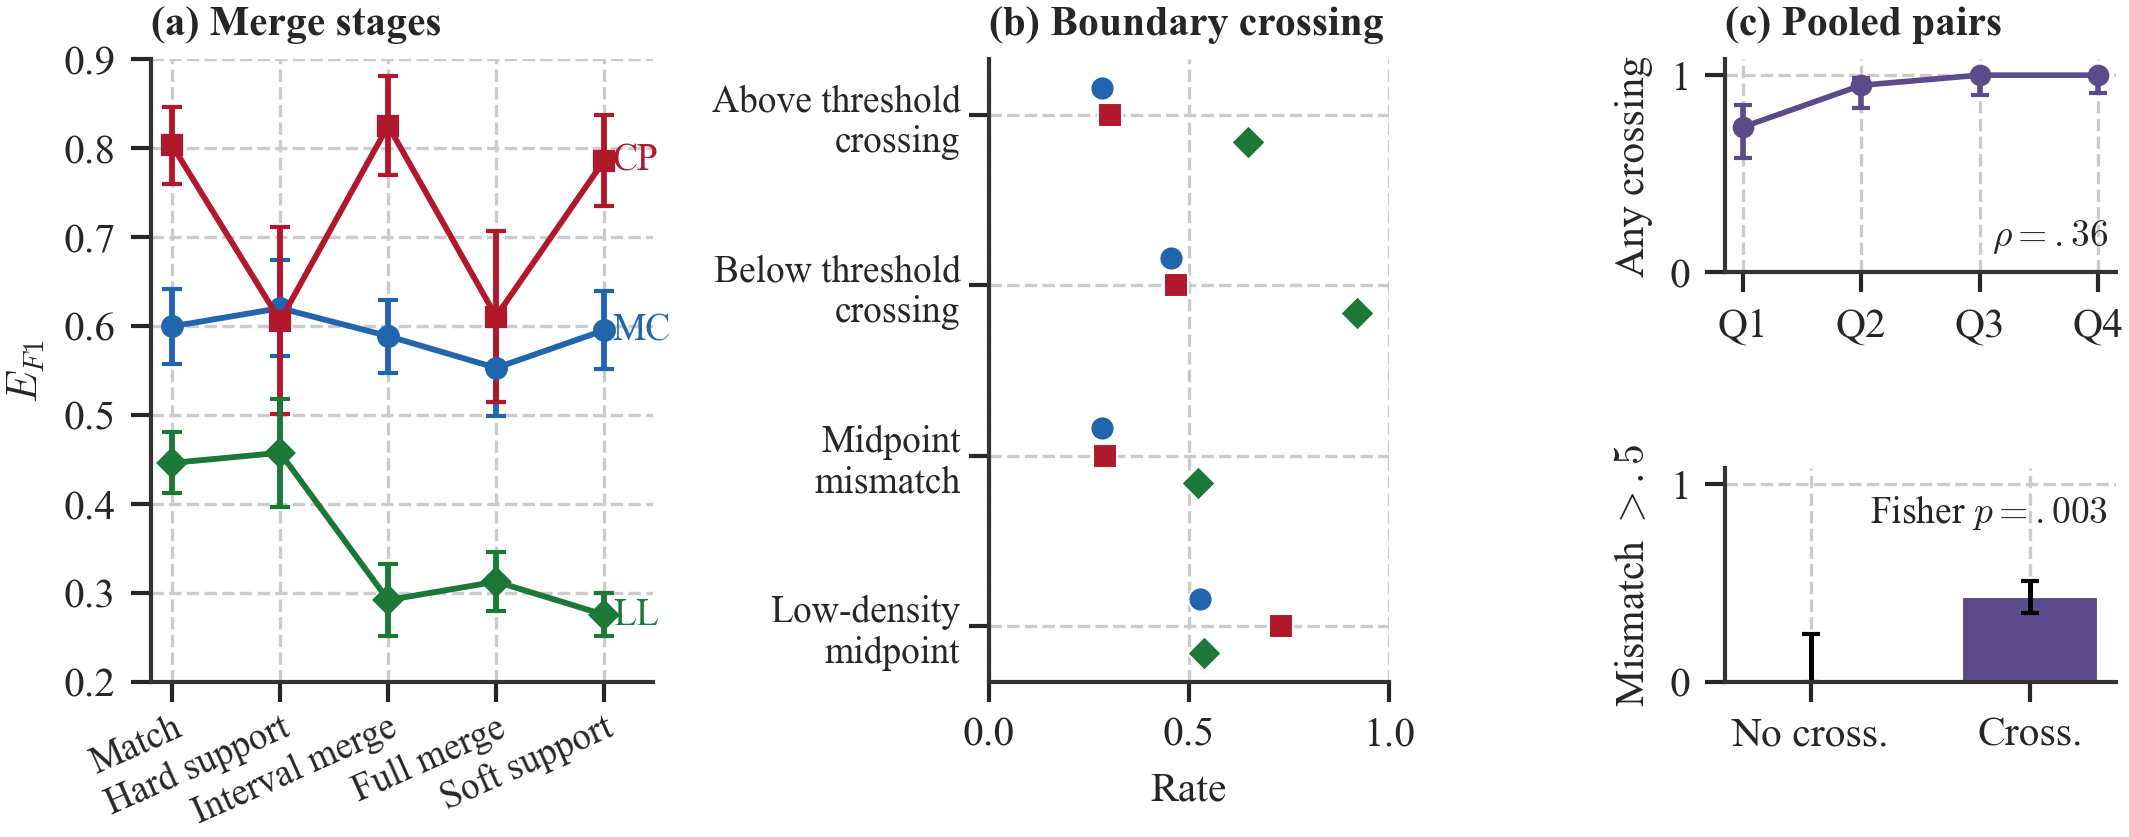

Source code (Python):
#!/usr/bin/env python
"""Merge-mechanism figure from stored decomposition and boundary data."""

import os
import sys
import json
from pathlib import Path

sys.path.insert(0, os.path.dirname(os.path.dirname(os.path.abspath(__file__))))

import matplotlib.pyplot as plt
import numpy as np

from figures._style import COL2, ROOT, apply_style, load_results, savefig


ENVS = [
    ("mountaincar_v0", "MC", "#2166AC", "o"),
    ("cartpole_v1", "CP", "#B2182B", "s"),
    ("lunarlander_v3", "LL", "#1B7837", "D"),
]

STAGES = [
    ("match_only", "Match"),
    ("match_hard_support", "+ support"),
    ("match_aggregation", "+ aggregate"),
    ("full_default", "DCM"),
    ("v2_soft_support", "+ soft support"),
]


def main():
    apply_style()

    decomposition = {
        env: load_results(env, "failure_decomposition.json")["summary"]
        for env, _, _, _ in ENVS
    }
    boundary = {
        env: load_results(env, "boundary_crossing.json")["summary"]
        for env, _, _, _ in ENVS
    }
    with (Path(ROOT) / "experiments" / "results"
          / "condition_monotonicity_summary.json").open(encoding="utf-8") as file:
        condition = json.load(file)

    fig = plt.figure(figsize=(COL2, 3.05))
    outer = fig.add_gridspec(1, 3, width_ratios=[1.13, 0.90, 0.88])
    ax_stage = fig.add_subplot(outer[0, 0])
    ax_boundary = fig.add_subplot(outer[0, 1])
    pooled = outer[0, 2].subgridspec(2, 1, hspace=0.92)
    ax_density = fig.add_subplot(pooled[0, 0])
    ax_mismatch = fig.add_subplot(pooled[1, 0])

    x = np.arange(len(STAGES))
    for env, label, color, marker in ENVS:
        means = [decomposition[env][key]["f1"]["mean"] for key, _ in STAGES]
        stds = [decomposition[env][key]["f1"]["std"] for key, _ in STAGES]
        ax_stage.errorbar(
            x,
            means,
            yerr=stds,
            color=color,
            marker=marker,
            linewidth=1.4,
            markersize=4.5,
            capsize=2.5,
        )
        ax_stage.text(4.08, means[-1], label, color=color, va="center", fontsize=9)

    ax_stage.set_xticks(x)
    ax_stage.set_xticklabels(
        ["Match", "Hard support", "Interval merge", "Full merge", "Soft support"],
        rotation=24,
        ha="right",
        rotation_mode="anchor",
    )
    ax_stage.tick_params(axis="x", labelsize=9, pad=2)
    ax_stage.set_xlim(-0.2, 4.45)
    ax_stage.set_ylim(0.2, 0.9)
    ax_stage.set_ylabel(r"$E_{F1}$")
    ax_stage.set_title("(a) Merge stages", loc="left", fontweight="bold")

    metric_rows = [
        ("Above threshold\ncrossing", "mergeable", "mean_boundary_crossing_rate"),
        ("Below threshold\ncrossing", "non_mergeable", "mean_boundary_crossing_rate"),
        ("Midpoint\nmismatch", "mergeable", "mean_midpoint_mismatch"),
        ("Low-density\nmidpoint", "mergeable", "mean_midpoint_low_density"),
    ]
    y = np.arange(len(metric_rows))[::-1]
    offsets = [0.16, 0.0, -0.16]
    for offset, (env, label, color, marker) in zip(offsets, ENVS):
        values = [boundary[env][group][metric] for _, group, metric in metric_rows]
        ax_boundary.scatter(
            values,
            y + offset,
            color=color,
            marker=marker,
            s=34,
            linewidths=0.5,
            edgecolors="white",
            label=label,
            zorder=3,
        )

    ax_boundary.set_yticks(y)
    ax_boundary.set_yticklabels([label for label, _, _ in metric_rows])
    ax_boundary.tick_params(axis="y", labelsize=9, pad=2)
    ax_boundary.set_xlim(0, 1)
    ax_boundary.set_xlabel("Rate")
    ax_boundary.set_title("(b) Boundary crossing", loc="left", fontweight="bold")

    density = condition["analysis_a"]["pooled"]["Path low-density frac"]
    density_bins = density["bins"]
    density_x = np.arange(1, len(density_bins) + 1)
    density_y = np.array([row["probability"] for row in density_bins])
    density_lo = density_y - np.array([row["ci_lo"] for row in density_bins])
    density_hi = np.array([row["ci_hi"] for row in density_bins]) - density_y
    ax_density.errorbar(
        density_x,
        density_y,
        yerr=np.vstack([density_lo, density_hi]),
        color="#5B4B8A",
        marker="o",
        linewidth=1.35,
        markersize=4.2,
        capsize=2.2,
    )
    ax_density.set_xticks(density_x)
    ax_density.set_xticklabels(["Q1", "Q2", "Q3", "Q4"])
    ax_density.set_ylim(0, 1.08)
    ax_density.set_ylabel("Any crossing")
    ax_density.set_title("(c) Pooled pairs", loc="left", fontweight="bold")
    ax_density.text(
        0.98,
        0.08,
        r"$\rho=.36$",
        transform=ax_density.transAxes,
        ha="right",
        va="bottom",
        fontsize=9,
    )

    mismatch = condition["analysis_b"]["pooled"]
    mismatch_rows = [mismatch["no_crossing"], mismatch["yes_crossing"]]
    mismatch_y = np.array([row["p_fail"] for row in mismatch_rows])
    mismatch_lo = mismatch_y - np.array([row["ci_lo"] for row in mismatch_rows])
    mismatch_hi = np.array([row["ci_hi"] for row in mismatch_rows]) - mismatch_y
    ax_mismatch.bar(
        [0, 1],
        mismatch_y,
        yerr=np.vstack([mismatch_lo, mismatch_hi]),
        color=["#BDBDBD", "#5B4B8A"],
        width=0.62,
        capsize=2.2,
        edgecolor="white",
        linewidth=0.5,
    )
    ax_mismatch.set_xticks([0, 1])
    ax_mismatch.set_xticklabels(["No cross.", "Cross."])
    ax_mismatch.set_ylim(0, 1.08)
    ax_mismatch.set_ylabel(r"Mismatch $>.5$")
    ax_mismatch.text(
        0.98,
        0.88,
        r"Fisher $p=.003$",
        transform=ax_mismatch.transAxes,
        ha="right",
        va="top",
        fontsize=9,
    )

    fig.subplots_adjust(left=0.075, right=0.99, bottom=0.23, top=0.91, wspace=0.78)
    savefig(fig, "fig_merge_mechanism", tight=False)


if __name__ == "__main__":
    main()
